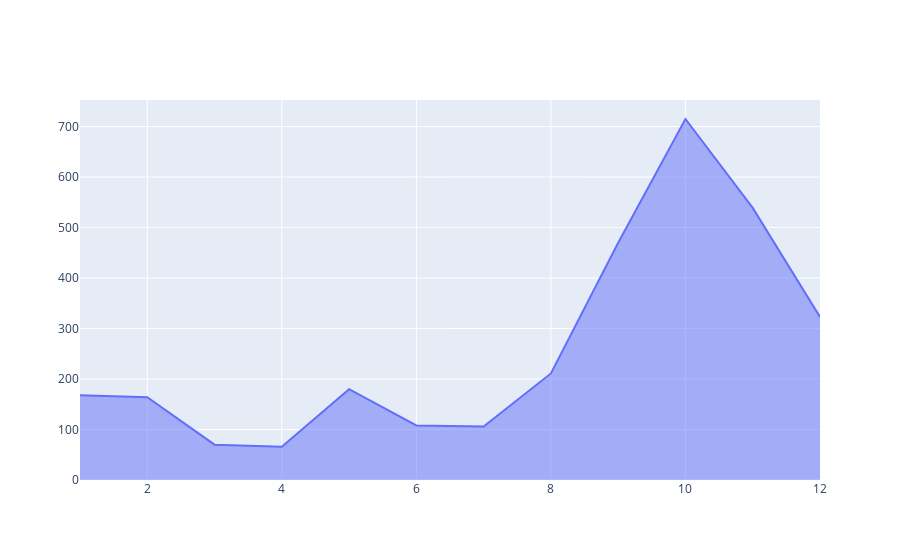

Write notebook code for a chart like this one.
### Code cell
fig4.show()

### Figure 1 — Plotly figure (JSON) as saved in the notebook; plotly's stock layout.template omitted (floating-point values rounded to 4 significant figures)
{"data": [{"fill": "tonexty", "mode": "lines", "type": "scatter", "x": [1, 2, 3, 4, 5, 6, 7, 8, 9, 10, 11, 12], "y": [168, 164, 70, 66, 180, 108, 106, 211, 470, 715, 539, 323]}], "layout": {}}
